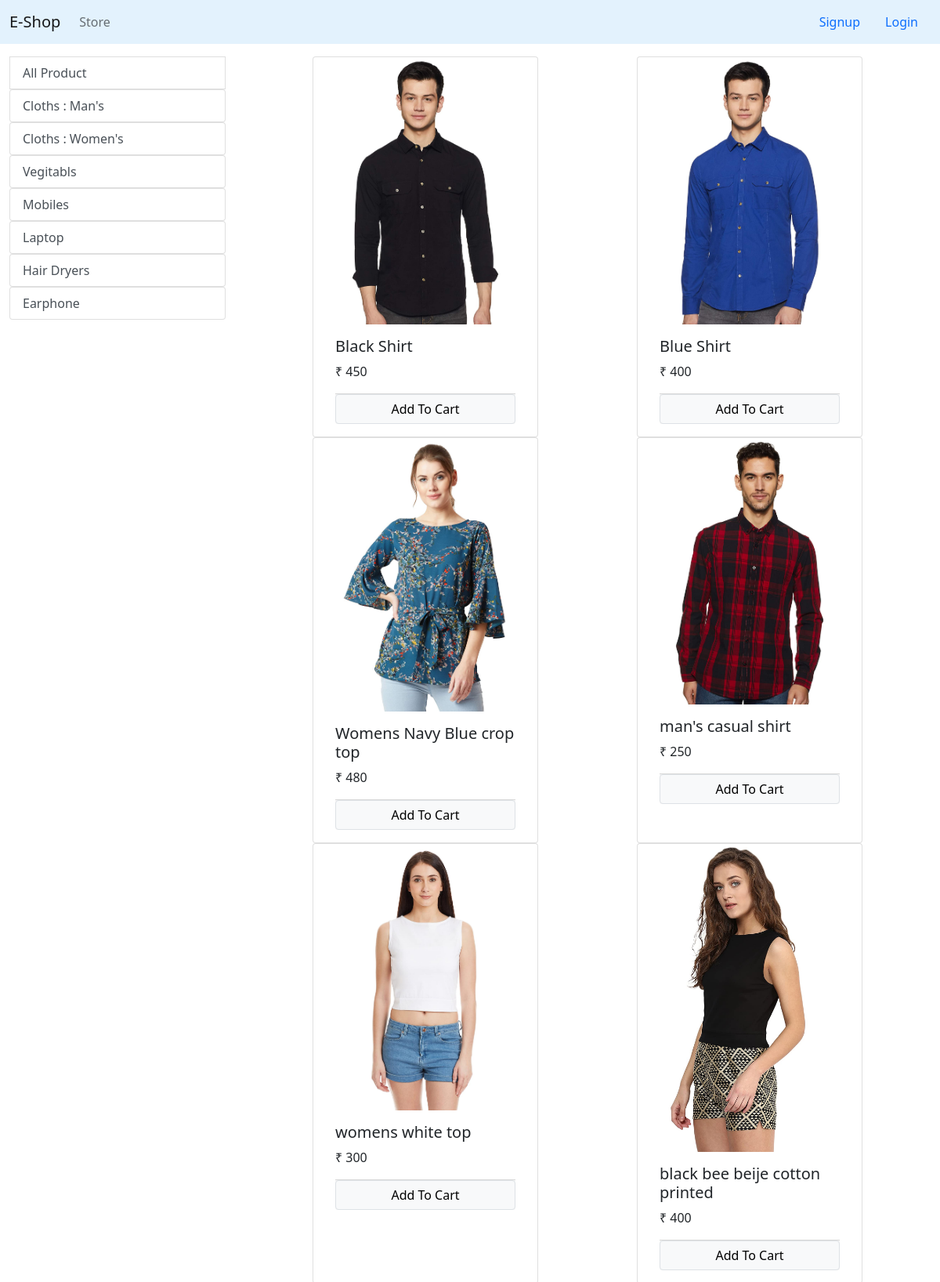
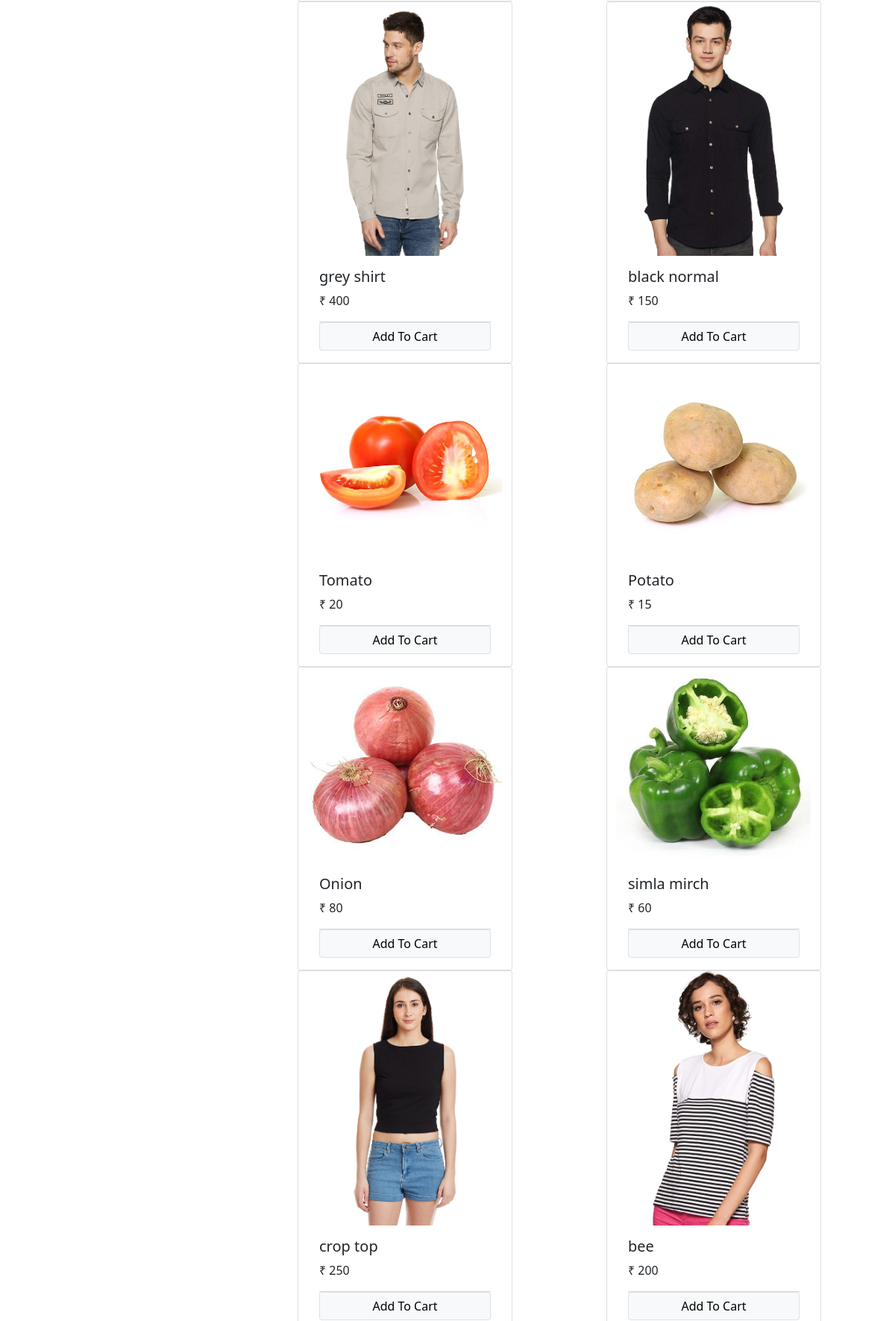
The page / (upper part) on the database its author committed (2 pictures, top to bottom).
### store/models.py (models this page shows, shortened)
class Categary(models.Model):
    name = models.CharField(max_length=50)
    @staticmethod
    def get_all_categary():
        return Categary.objects.all()

class Products(models.Model):
    name= models.CharField(max_length=50)
    price= models.IntegerField(default=0)
    categary= models.ForeignKey(Categary,on_delete=models.CASCADE ,default=1)
    description= models.TextField()
    image=models.ImageField(upload_to='products')
    @staticmethod
    def get_all_product():
        return Products.objects.all()

### store/views.py (the view, shortened to what this page needs)
# urls.py: path('', Index.as_view(), name='Home'),
class Index(View):
    def get(self,request):
        cart=request.session.get('cart')
        if not cart:
            request.session['cart']={}
        product = None
        categaries = Categary.get_all_categary()
        CategaryId = request.GET.get('categary')
        if CategaryId:
            product = Products.get_all_product_by_catery_id(CategaryId)
        else:
            product = Products.get_all_product();
        data = {}
        data['product'] = product
        data['categaries'] = categaries
        return render(request, 'Home.html', data)

### store/templatetags/cart.py (called while the page is built)
@register.filter(name='is_in_cart')
def is_in_cart(product,cart):
    keys =cart.keys()
    for id in keys:
        if int(id)==product.id:
            return True
    return False

### store/templatetags/custom_filter.py (called while the page is built)
@register.filter(name='currency')
def currency(number):
    return "₹ "+str(number)

### templates/Home.html (shortened to what this page needs)
{% extends 'base.html' %}
{% block content %}
{% load cart %}
{% load custom_filter %}
<div class="container-fluid mt-3">
    <div class="row">
        <div class="col-3">
            <a href="/" class="list-group-item list-group-item-action ">All Product</a>
        {% for j in categaries %}
            <div class="list-group">
                <a href="/?categary={{j.id}}" class="list-group-item list-group-item-action ">{{j.name}}</a>
            </div>
        {% endfor %}
        </div>
        <div class="col-9">
            <div class="container-fluid">
                <div class="row mx-auto mb-6">
                    {% for product in product %}
                       <div class="card mx-auto" id="{{product.id}}" style="width: 18rem;">
                          <img src="{{ product.image.url }}" class="card-img-top" alt="...">
                            <div class="card-body">
                                 <h5 class="card-title">{{ product.name}}</h5>
                                      <p class="card-text">{{ product.price|currency }}</p>
                        <div class="card-footer p-0 m-0 no-gutters">
                            {% if product|is_in_cart:request.session.cart %}
                            <div class="row">
                                <form action="/#{{product.id}}" method="POST" class="col-2 btn btn-light ">
                                        {% csrf_token %}
                                        <input hidden type="text" name='product' value='{{product.id}}'>
                                        <input hidden type="text" name="remove" value="{{product.id}}">
                                        <input type="submit" value="-" class="col-2  btn btn-light ">
                                </form>
                                         <div class="text-center col-6 ">{{product|cart_quantity:request.session.cart}}  item in Cart</div>
                                <form action="/#{{product.id}}" method="POST"  class="col-2 btn btn-light ">
                                        {% csrf_token %}
                                        <input hidden type="text" name="product" value="{{product.id}}">
                                        <input type="submit" value="+" class="col-2 btn btn-light">
                                </form>
                            </div>
                                {% else %}
                                <form action="/#{{product.id}}" method="POST" class="btn-block">
                                        <input type="submit"  value="Add To Cart" class="float-right btn btn-block btn-light border form-control no-gutters ">
                                </form>
                                {% endif %}
                        </div>
                             </div>
                        </div>
                    {% endfor %}
                </div>
            </div>
        </div>
    </div>
</div>
{% endblock %}

### templates/base.html (shortened to what this page needs)
<!DOCTYPE html>
{% load static %}
<html lang="en">
<head>
    <link href="https://cdn.jsdelivr.net/npm/bootstrap@5.0.0-beta1/dist/css/bootstrap.min.css" rel="stylesheet">
</head>
<body>
<nav class="navbar navbar-expand-lg navbar-light" style="background-color: #e3f2fd;">
  <div class="container-fluid">
    <a class="navbar-brand" href="/">E-Shop</a>
    <div class="collapse navbar-collapse" id="navbarSupportedContent">
      <ul class="navbar-nav me-auto mb-2 mb-lg-0">
        <li class="nav-item">
          <a class="nav-link " aria-current="page" href="/">Store</a>
        </li>
      </ul>
        {% if not request.session.customer_id %}
       <li class="d-flex nav-item">
                         <a class="nav-link" href="/Signup">Signup</a>
      </li>
             <li class=" d-flex nav-item">
                         <a class="nav-link" href="Login">Login</a>
      </li>
       {% endif %}
    </div>
  </div>
</nav>
{% block content %}
{% endblock %}
</body>
</html>

### rows shown on the page
Categary: name "Cloths : Man's"
Categary: name "Cloths : Women's"
Categary: name "Vegitabls"
Categary: name "Mobiles"
Categary: name "Laptop"
Categary: name "Hair Dryers"
Categary: name "Earphone"
Products: {{ product.id }} 1 (drawn), image (picture), name "Black Shirt", price "₹ 450"
Products: image (picture), name "Blue Shirt", price "₹ 400"
Products: image (picture), name "Womens Navy Blue crop top", price "₹ 480"
Products: image (picture), name "man's casual shirt", price "₹ 250"
Products: image (picture), name "womens white top", price "₹ 300"
Products: image (picture), name "black bee beije cotton printed", price "₹ 400"
Products: image (picture), name "grey shirt", price "₹ 400"
Products: image (picture), name "black normal", price "₹ 150"
Products: image (picture), name "Tomato", price "₹ 20"
Products: image (picture), name "Potato", price "₹ 15"
Products: image (picture), name "Onion", price "₹ 80"
Products: image (picture), name "simla mirch", price "₹ 60"
Products: image (picture), name "crop top", price "₹ 250"
Products: image (picture), name "bee", price "₹ 200"
